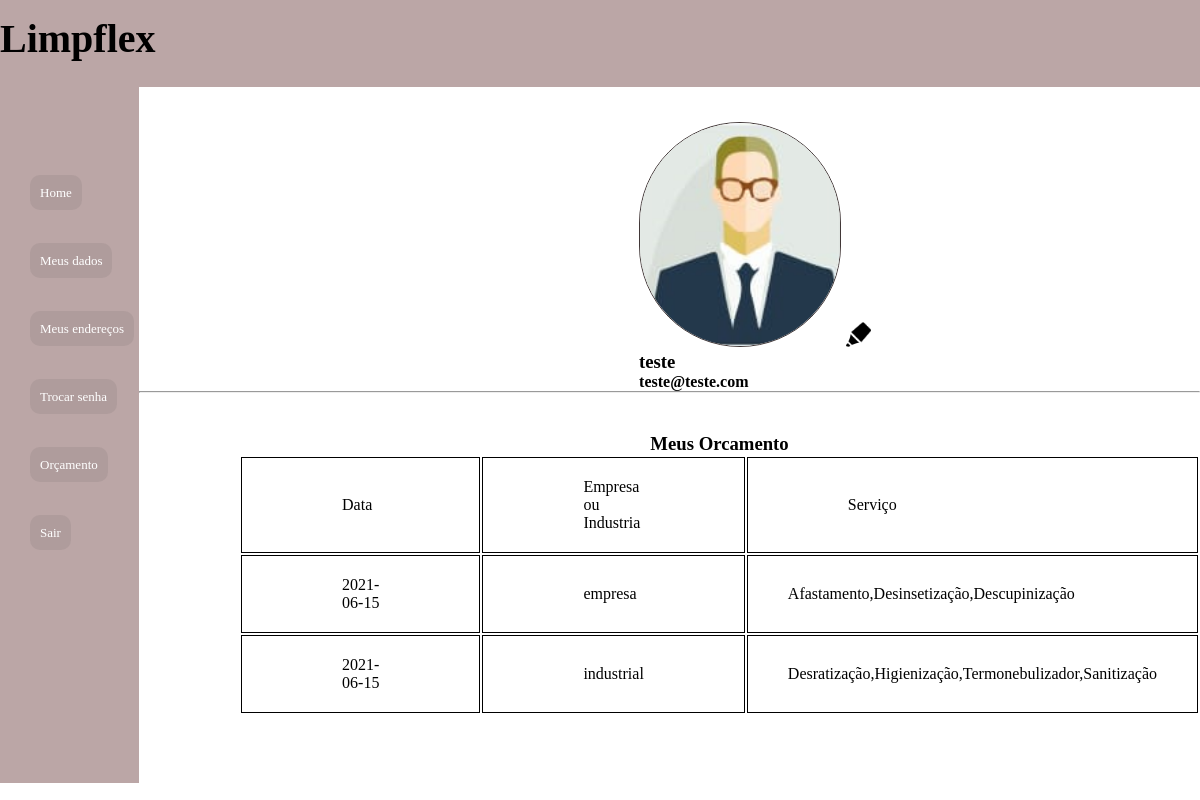
/painelcliente/painelcliente.php (signed in), run on the app's committed database.
### tables this page shows
CREATE TABLE `usuario` (
  `Id_Usuario` int(11) NOT NULL,
  `Nome` varchar(30) NOT NULL,
  `Sobrenome` varchar(30) NOT NULL,
  `Cpf` int(15) NOT NULL,
  `Data` date NOT NULL,
  `Telefone` int(20) NOT NULL,
  `Email` varchar(30) NOT NULL,
  `Senha` varchar(16) NOT NULL
);

### bancodedados/pegarcpf.php (called while the page is built, shortened)
<?php
$email = $_SESSION['email'];
$query = "SELECT * FROM `usuario` WHERE `email` LIKE '{$email}'";
$resultid = mysqli_query($conexao,$query);
$row = mysqli_fetch_assoc($resultid);
$id = $row['Cpf'];
?>

### painelcliente/painelcliente.php (the view, shortened to what this page needs)
<?php
    include("../bancodedados/Conexao.php");
    include("../bancodedados/pegarcpf.php");
    $query = "SELECT * FROM `orçamento` WHERE `Cpf` = '{$id}'";
    $result = mysqli_query($conexao,$query);
?>
<!DOCTYPE html>
<html lang="pt-br">
<head>
    <link rel="stylesheet" href="../style/bannercli.css">
</head>
<body>
<div class="banner">
    <h1>Limpflex</h1>
</div>
<div class="layout-tela">
    <div class="menu">
        <div class="menu-button">
            <ul>
                <ol><a href="../index.php">Home</a></ol>
                <ol><a href="meusdados.php">Meus dados</a></ol>
                <ol><a href="../endereco/endereco.php">Meus endereços</a></ol>
                <ol><a href="../trocarsenha/recovery-pass.php">Trocar senha</a></ol>
                <ol><a href="../orcamento/orcamento.php">Orçamento</a></ol>
                <ol><a href="../bancodedados/logout.php">Sair</a></ol>
            </ul>
        </div>
    </div>
    <div class="tela-amostra">
        <div class="tela_amostra">
        <img id="fotoperfil" src="../img/Página do cliente.png" alt="">
        <a id="btnfoto" href="#"><img height="25px" src="../img/marcador-de-lapis.png" alt=""></a>
        <?php
        echo"<h3>{$row['Nome']}</h3>";
        echo"<h4>{$row['Email']}</h4>";
        ?>
        </div>
        <hr>
        <div class="orcamento">
        <h3 style="text-align: center;">Meus Orcamento</h3>
        <table>
            <tr>
                <td>Data</td>
                <td>Empresa ou Industria</td>
                <td>Serviço</td>
            </tr>
            <?php
            while($row = mysqli_fetch_assoc($result)){
                echo"
                <tr>
                <td> ".$row['data']." </td>
                <td> ".$row['Empresarial ou Industrial']." </td>
                <td id='servico'> ".$row['Serviço']." </td>
                </tr>
                ";
            }
            ?>
        </table>
        </div>
    </div>
</div>
</body>
</html>

### style/bannercli.css (style rules this page uses)
* { margin: 0px; padding: 0px; }
.banner { background-color: #bba6a6; padding-top: 15px; padding-bottom: 25px; }
h1 { margin: 0px; font-size: 40px; }
.layout-tela { display: flex; }
.menu { width: 10%; height: 100%; background-color: #bba6a6; padding: 8% 5px 50% 30px; }
.menu-button { position: fixed; }
.menu,ul,ol { display: block; }
ol { padding-bottom: 50px; padding-top: -3px; }
ol a { padding: 10px; border-radius: 10px; text-decoration: none; color: white; background-color: #99888854; font-size: 13px; }
.tela-amostra { margin-top: 35px; }
#fotoperfil { width: 200px; border-radius: 250px; border: 1px solid #413737 }
#btnfoto { background-color: none; text-decoration: none; padding:1px; }
td { border:1px solid #000; padding:20px 100px 20px 100px; }
.tela_amostra { margin-left: 500px; }
.orcamento { margin-top: 40px; margin-left: 100px; }
#servico { padding: 20px 40px 20px 40px; }

### data on the page
usuario: Nome "teste", Email "teste@teste.com"
orçamento: data "2021-06-15", Empresarial ou Industrial "empresa", Serviço "Afastamento,Desinsetização,Descupinização"
orçamento: data "2021-06-15", Empresarial ou Industrial "industrial", Serviço "Desratização,Higienização,Termonebulizador,Sanitização"
